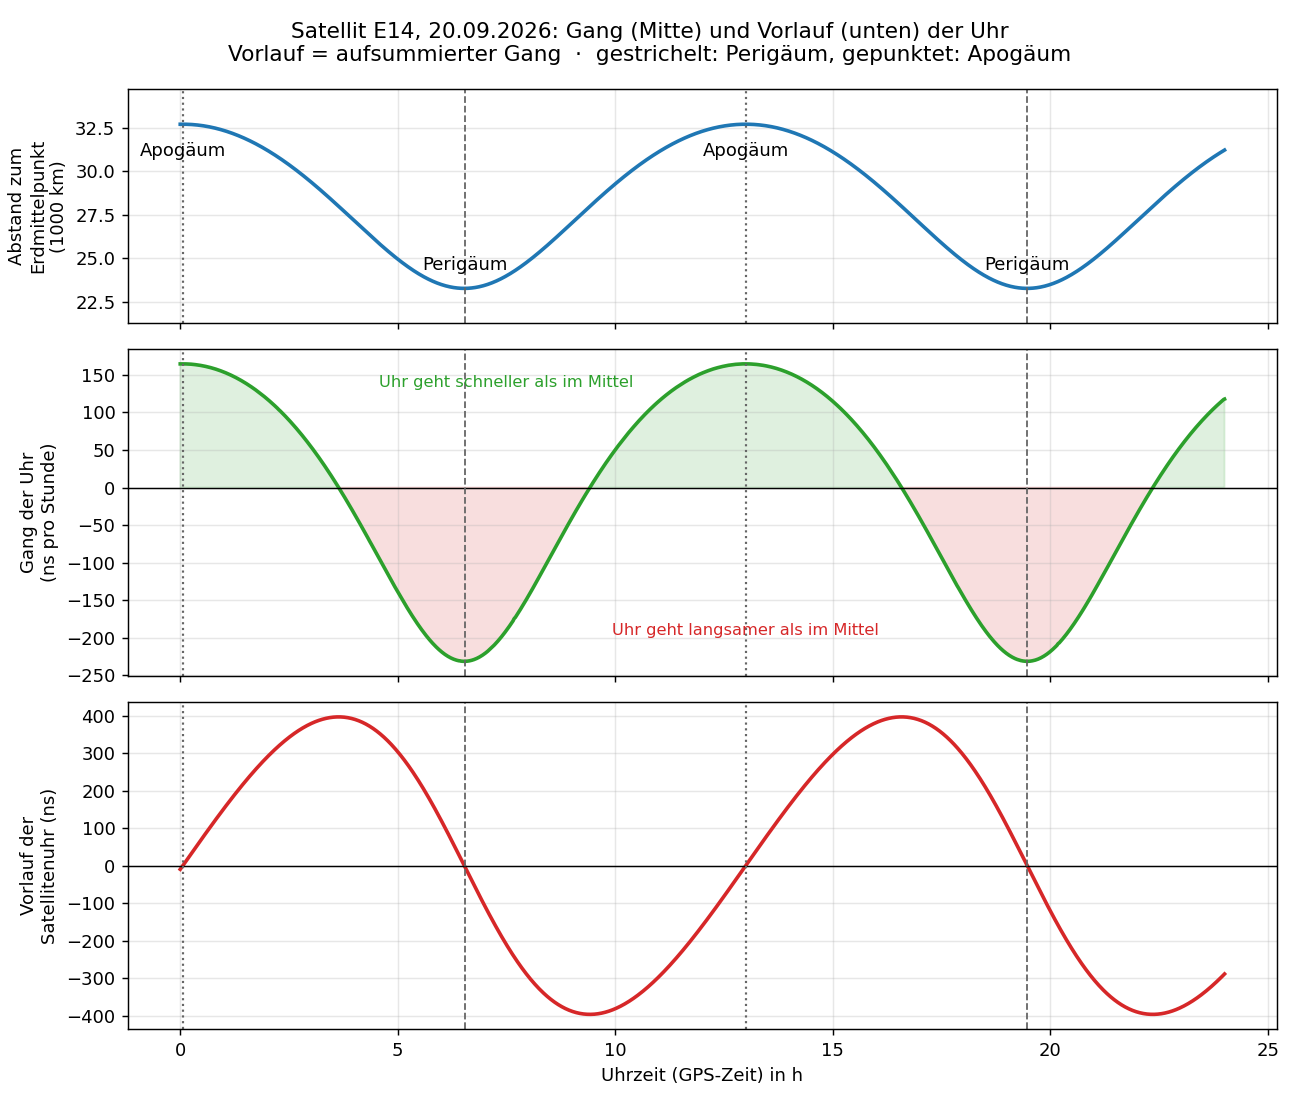

Reproduce this figure in Python.
#!/usr/bin/env python3
"""Hilfsabbildung zum Arbeitsblatt: Gang und Vorlauf der Satellitenuhr E14.

Berechnet aus den Broadcast-Bahndaten (ohne Beobachtungsdaten):
  oben:   Abstand zum Erdmittelpunkt
  Mitte:  Gang der Uhr (ns pro Stunde) relativ zum mittleren Gang
  unten:  Vorlauf (ns) = aufsummierter Gang, wie im Hauptplot
und eine Vorlage fuer Aufgabe 3 (Vorlauf oben, leeres Gang-Diagramm unten).

Aufruf (im Hauptverzeichnis des Repositorys):
  python arbeitsblatt/abb_gang_vorlauf.py
"""
import math
import os
import sys

import numpy as np
import matplotlib
matplotlib.use("Agg")
import matplotlib.pyplot as plt

HIER = os.path.dirname(os.path.abspath(__file__))
sys.path.insert(0, os.path.dirname(HIER))
from gnss_relativitaet import read_nav, EphPicker, sat_state, MU  # noqa: E402

NAV = os.path.join(os.path.dirname(HIER), "BRDM00DLR_S_20262630000_01D_MN.rnx")
SAT = "E14"

pick = EphPicker(read_nav(NAV), galileo_fnav=True)
lst, keys = pick.tab[SAT]
day0 = math.floor(keys[len(keys) // 2] / 86400) * 86400

T, rel, rad = [], [], []
for t in np.arange(day0, day0 + 86400 + 1, 60.0):
    e = pick(SAT, t)
    if e is None:
        continue
    pos, _, r = sat_state(e, t, MU["E"])
    T.append(t)
    rel.append(r * 1e9)
    rad.append(np.linalg.norm(pos) / 1e6)
T, rel, rad = map(np.array, (T, rel, rad))
h = (T - day0) / 3600.0
gang = np.gradient(rel, h)          # ns pro Stunde

i_min = [i for i in range(1, len(rad) - 1) if rad[i] < rad[i - 1] and rad[i] <= rad[i + 1]]
i_max = [i for i in range(1, len(rad) - 1) if rad[i] > rad[i - 1] and rad[i] >= rad[i + 1]]
print("Perigaeum bei", [f"{h[i]:.2f} h" for i in i_min], " Apogaeum bei", [f"{h[i]:.2f} h" for i in i_max])
print(f"Gang: min {gang.min():.0f} ns/h, max {gang.max():.0f} ns/h;  Vorlauf: +-{np.ptp(rel) / 2:.0f} ns")

fig, (a1, a2, a3) = plt.subplots(3, 1, sharex=True, figsize=(10, 8.5),
                                 gridspec_kw={"height_ratios": [1, 1.4, 1.4]})
a1.plot(h, rad, color="tab:blue", lw=2)
a1.set_ylabel("Abstand zum\nErdmittelpunkt\n(1000 km)")
a2.plot(h, gang, color="tab:green", lw=2)
a2.fill_between(h, gang, 0, where=gang > 0, color="tab:green", alpha=0.15)
a2.fill_between(h, gang, 0, where=gang < 0, color="tab:red", alpha=0.15)
a2.axhline(0, color="k", lw=0.8)
a2.set_ylabel("Gang der Uhr\n(ns pro Stunde)")
a2.text(7.5, 140, "Uhr geht schneller als im Mittel", color="tab:green", ha="center", va="center", fontsize=9)
a2.text(13.0, -190, "Uhr geht langsamer als im Mittel", color="tab:red", ha="center", va="center", fontsize=9)
a3.plot(h, rel, color="tab:red", lw=2)
a3.axhline(0, color="k", lw=0.8)
a3.set_ylabel("Vorlauf der\nSatellitenuhr (ns)")
a3.set_xlabel("Uhrzeit (GPS-Zeit) in h")
for ax in (a1, a2, a3):
    ax.grid(alpha=0.3)
    for i in i_min:
        ax.axvline(h[i], color="0.4", ls="--", lw=1)
    for i in i_max:
        ax.axvline(h[i], color="0.4", ls=":", lw=1.2)
for i in i_min:
    a1.annotate("Perigäum", (h[i], rad[i]), xytext=(0, 8), textcoords="offset points", ha="center", va="bottom")
for i in i_max:
    a1.annotate("Apogäum", (h[i], rad[i]), xytext=(0, -10), textcoords="offset points", ha="center", va="top")
a1.set_ylim(rad.min() - 2, rad.max() + 2)
fig.suptitle(f"Satellit {SAT}, 20.09.2026: Gang (Mitte) und Vorlauf (unten) der Uhr\n"
             "Vorlauf = aufsummierter Gang  ·  gestrichelt: Perigäum, gepunktet: Apogäum")
fig.tight_layout()
out = os.path.join(HIER, "abb_gang_vorlauf.png")
fig.savefig(out, dpi=130)
print("gespeichert:", out)

# Vorlage fuer Aufgabe 3: Vorlauf vorgegeben, Gang selbst skizzieren
fig, (b1, b2) = plt.subplots(2, 1, sharex=True, figsize=(10, 7))
b1.plot(h, rel, color="tab:red", lw=2)
b1.axhline(0, color="k", lw=0.8)
b1.set_ylabel("Vorlauf der\nSatellitenuhr (ns)")
b2.axhline(0, color="k", lw=1.2)
b2.set_ylim(-260, 260)
b2.set_yticks(np.arange(-250, 251, 50))
b2.set_ylabel("Gang der Uhr\n(ns pro Stunde)")
b2.set_xlabel("Uhrzeit (GPS-Zeit) in h")
b2.text(0.5, 0.97, "hier den Gang skizzieren", transform=b2.transAxes, ha="center", va="top", color="0.5")
for ax in (b1, b2):
    ax.grid(alpha=0.4)
    ax.set_xticks(np.arange(0, 25, 1), minor=True)
    ax.grid(which="minor", alpha=0.15)
fig.suptitle(f"Vorlage zu Aufgabe 3: Satellit {SAT}, 20.09.2026")
fig.tight_layout()
out = os.path.join(HIER, "vorlage_aufgabe3.png")
fig.savefig(out, dpi=130)
print("gespeichert:", out)
